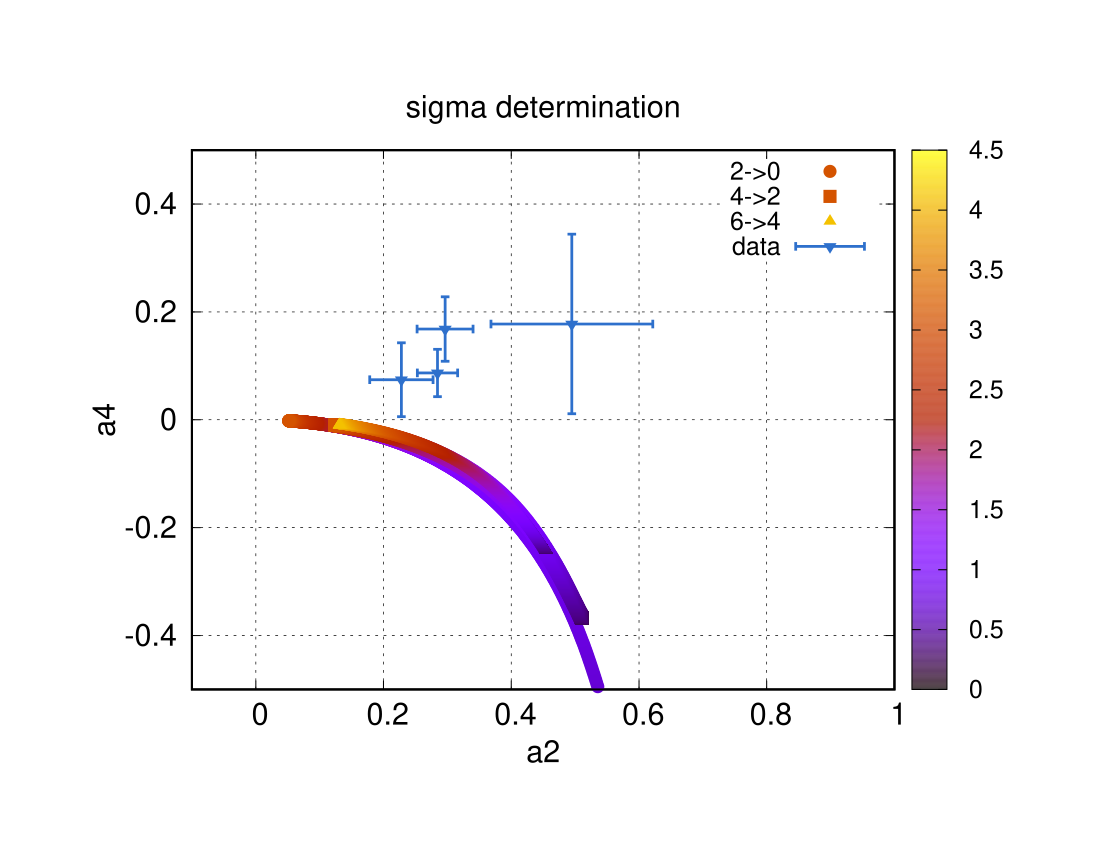

Write gnuplot code to recreate this figure.
#set term post enhance color "Helvetica,18"
#set out "|ps2pdf - plot.pdf"

set title "sigma determination"
set xlabel "a2"
set ylabel "a4"

plot [-0.1:1.0][-0.5:0.5] 'sig_2_0.dat' u 2:3:6 every :::0::0 w points lc palette tit '2->0',\
                          'sig_4_2.dat' u 2:3:6 every :::0::0 w points lc palette tit '4->2',\
                          'sig_6_4.dat' u 2:3:6 every :::0::0 w points lc palette tit '6->4',\
                          'data.dat' u 2:4:3:5 every :::1::1 w xyerror tit 'data'

set xlabel 'sigma'
set ylabel 'a2'

set obj 1 rect from 0,2.84443e-01-3.15464e-02 to 3,2.84443e-01+3.15464e-02
set obj 1 fc rgb color_1
plot [-0.1:3.1][0.0:1.0] 'sig_2_0.dat' u 6:2 every :::0::0 w points tit '2->0'
#set obj 1 rect from 0,2.96394e-01-4.38496e-02 to 3,2.96394e-01+4.38496e-02
#set obj 1 fc rgb color_2
#plot [-0.1:3.1][0.0:1.0] 'sig_4_2.dat' u 6:2 every :::0::0 w points lt 2 tit '4->2'
#set obj 1 rect from 0,2.27977e-01-4.95302e-02  to 4,2.27977e-01+4.95302e-02
#set obj 1 fc rgb color_3
#plot [-0.1:4.1][0.0:1.0] 'sig_6_4.dat' u 6:2 every :::0::0 w points lt 3 tit '6->4'
